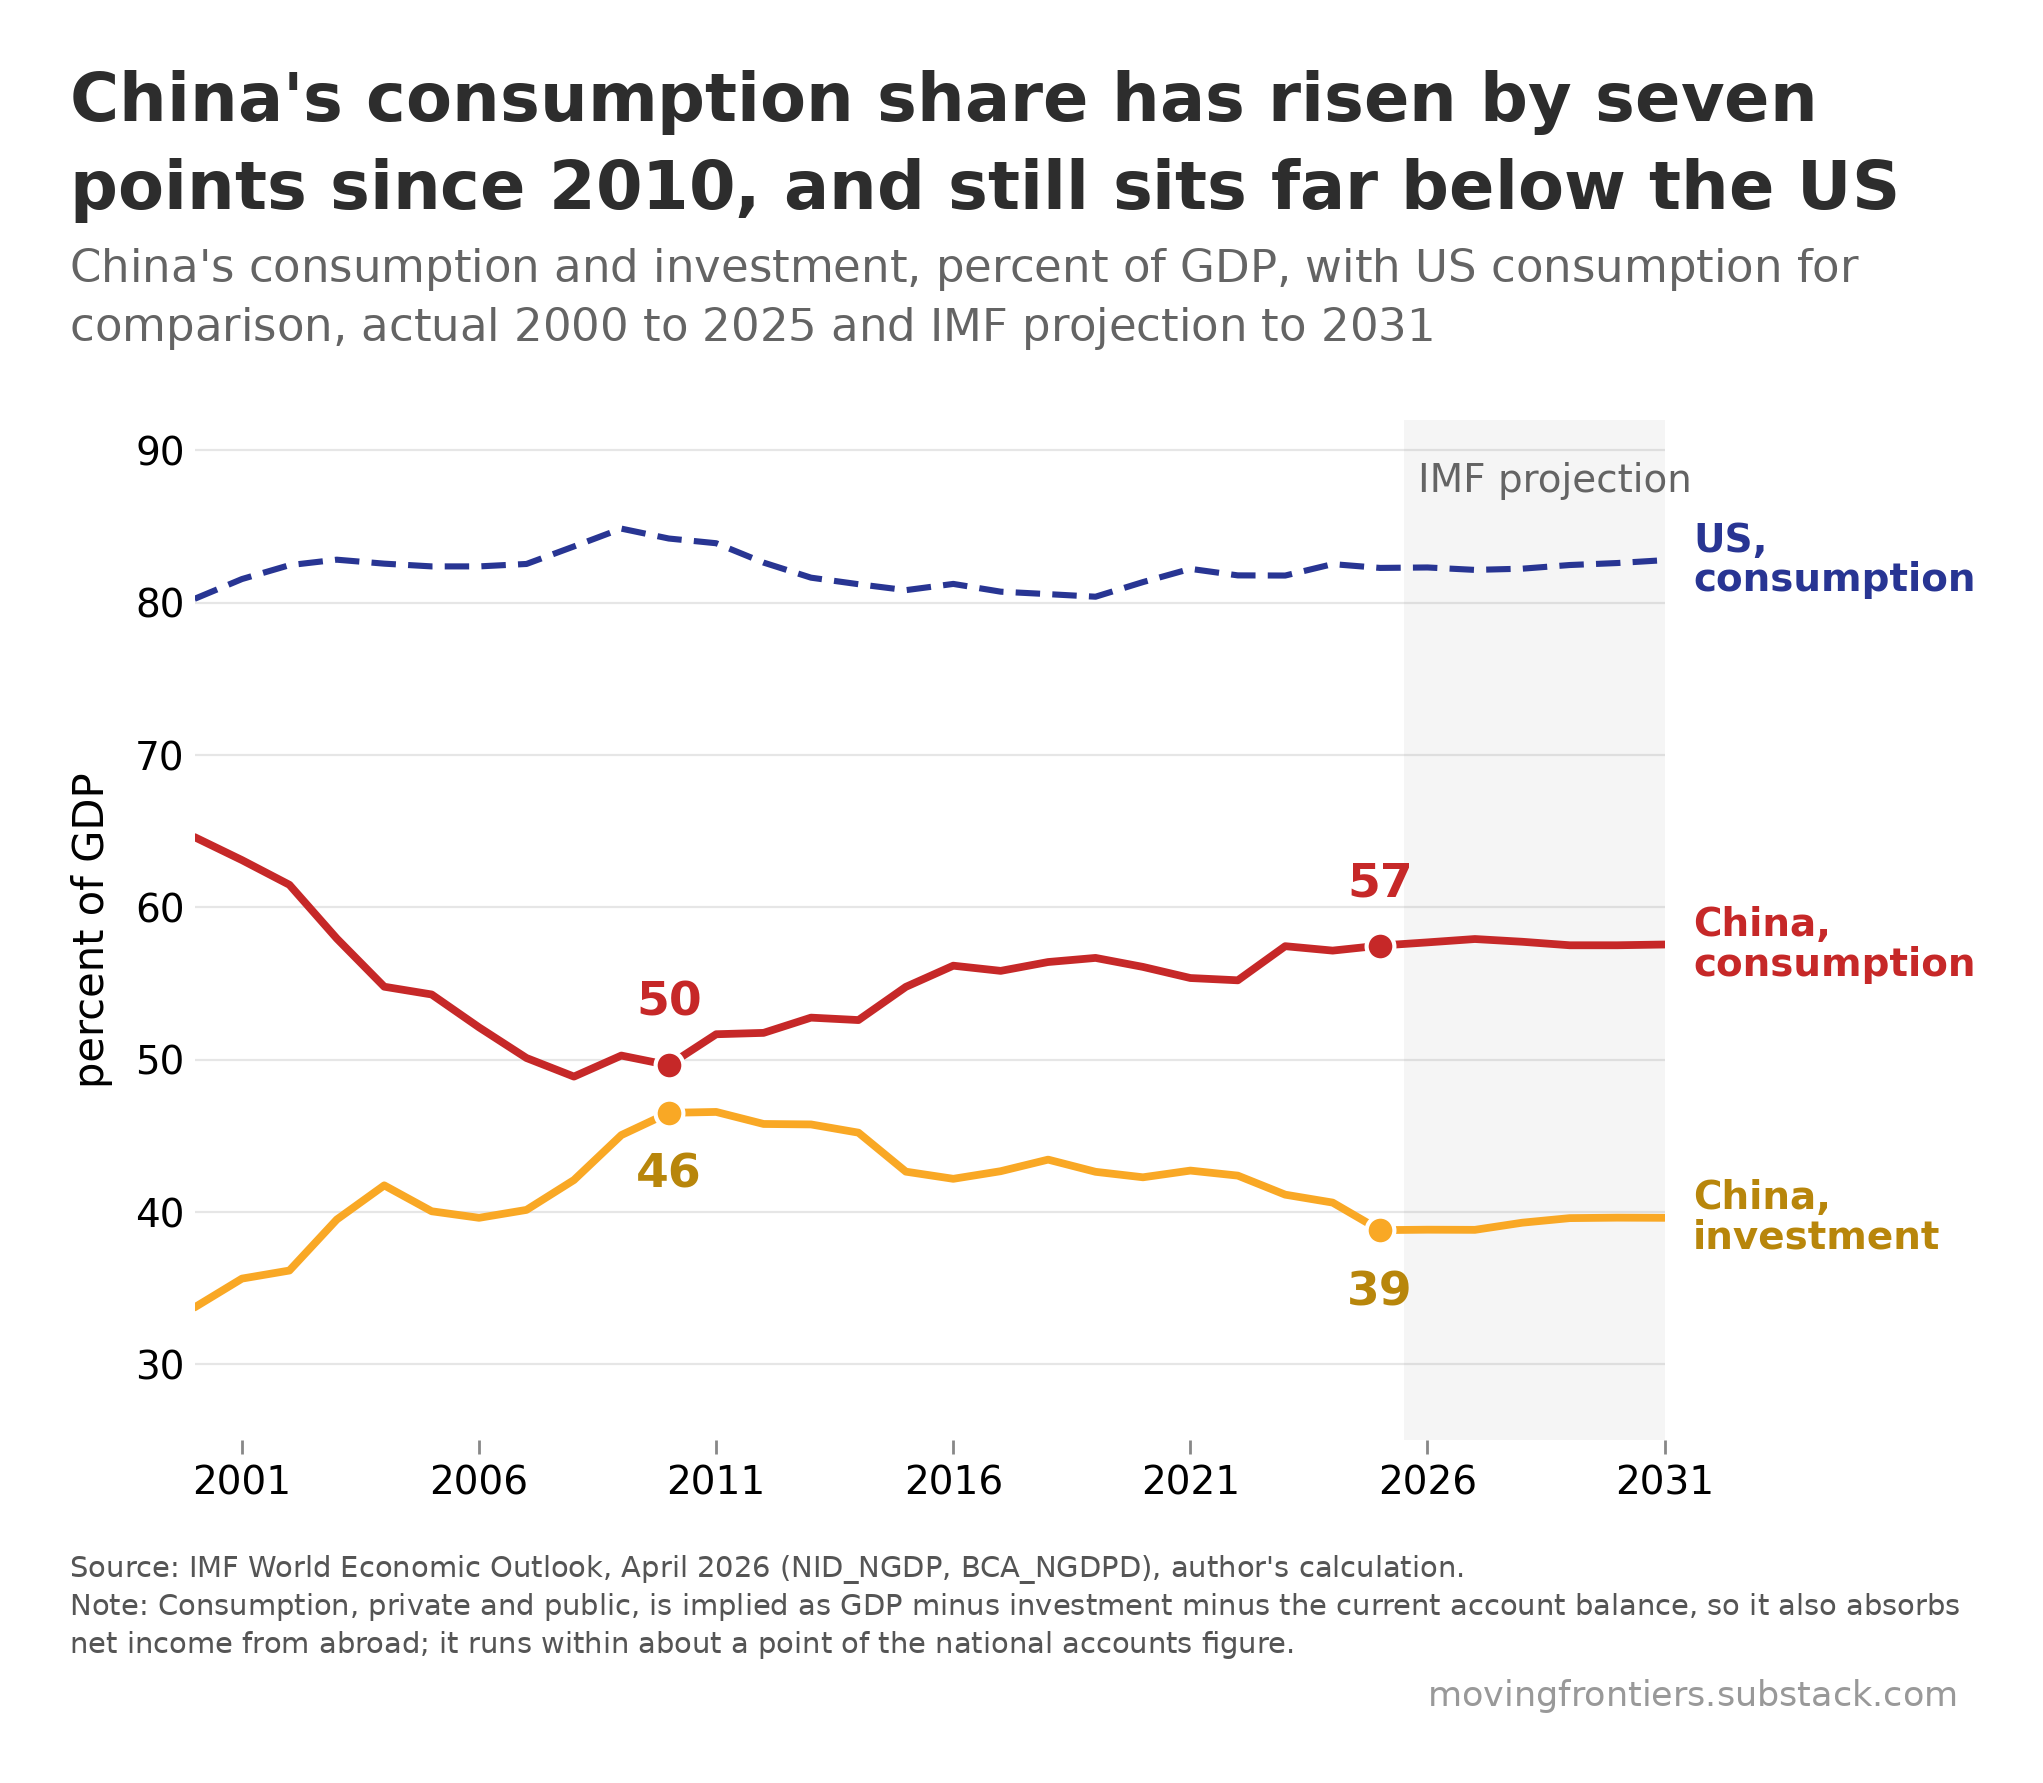

Reproduce this figure in Python.
"""chart-12-china-consumption-investment.py

Self-contained: the Moving Frontiers house style, the data and the chart in one file.
Run with matplotlib, numpy, pandas and Pillow available:

    python chart-12-china-consumption-investment.py

It writes chart-12-china-consumption-investment.png and chart-12-china-consumption-investment.csv into the working directory.
"""

import io
import matplotlib
matplotlib.use("Agg")
import matplotlib.pyplot as plt
import matplotlib.lines
import matplotlib.patches
import numpy as np
import pandas as pd

import io
import matplotlib
matplotlib.use("Agg")
import matplotlib.pyplot as plt
import numpy as np
import pandas as pd

# ======================================================================
# HOUSE STYLE  (moving_frontiers_style.py, inlined)
# ======================================================================

import os
import numpy as np
import matplotlib
from PIL import Image, ImageDraw, ImageFont

DPI = 200

# ---- colours: the main elements, by how many series the chart has ----
RED, GOLD, GREEN, BLUE = "#C62828", "#F9A825", "#00897B", "#283593"
PALETTE = {1: [BLUE],
           2: [RED, BLUE],
           3: [RED, BLUE, GOLD],
           4: [RED, GOLD, GREEN, BLUE]}
GREY = "#888888"          # axes, rules, de-emphasised marks


def palette(n):
    assert n in PALETTE, "the house palette covers one to four series"
    return PALETTE[n]


# ---- spacing, in pixels at 200 dpi, every gap ink to ink ----
GAP_TITLE_SUB = 25        # subtitle below the title
GAP_SUB_PLOT  = 70        # plot below the subtitle
GAP_PLOT_CAP  = 60        # caption below the plot
GAP_CAP_MARK  = 20        # watermark below the last caption line
MARK_RIGHT    = 15        # watermark right edge, inside the content right edge
BORDER        = 70        # empty space around the whole canvas

# Canvas width is allowed to differ from chart to chart: each canvas is just the plot
# plus the border. Pass content_w=<px> to compose() to pad a narrow plot out to a
# common width instead, which is optional.
CONTENT_W     = None

# Type is fixed, not scaled to the chart. Sizing the title from the plot width made
# it depend on how much white space matplotlib happened to leave, so a narrow chart
# got a smaller title than a wide one in the same pack.
# TYPE SCALES WITH THE CANVAS, so that a chart shown at a fixed display width, a
# phone column say, always shows the same apparent type whatever its own pixel width.
# The point sizes below are the sizes at REF_W; a canvas half again as wide gets type
# half again as large, and the two look identical once both are scaled to the column.
# Sizing type from the plot width, as an earlier version did, is not the same thing and
# was a bug: it made the title depend on how much white space matplotlib happened to
# leave around the axes rather than on how large the image is.
REF_W      = 1980         # reference canvas width the point sizes below refer to
TITLE_PT   = 19.44        # title, 54px at REF_W
SUB_FRAC   = 0.68         # subtitle as a share of the title
CAP_PT     = 8.5          # caption, 24px at REF_W
MARK_MULT  = 1.2          # watermark as a share of the caption
LEADING    = 1.32

# Type inside the plot. Set once here and applied by rc(), so every chart in a pack
# carries the same tick labels, axis titles and annotations. A build script that
# passes its own fontsize= breaks that, so use these constants instead.
AXIS_PT    = 13           # axis titles
TICK_PT    = 12           # tick labels, both axes
LEGEND_PT  = 12           # legend entries
LABEL_PT   = 11.5         # in-plot labels and data values
EMPH_PT    = 15           # emphasised data values, bold

INK        = "#2D2D2D"    # title
SUB_INK    = "#646464"    # subtitle
CAP_INK    = "#555555"    # caption
MARK_INK   = "#999999"    # watermark
MARK_TEXT  = "movingfrontiers.substack.com"
CREDIT     = ""


def rc():
    """Matplotlib defaults for the plot itself."""
    matplotlib.pyplot.rcParams.update({
        "font.family": "DejaVu Sans", "font.size": AXIS_PT,
        "axes.labelsize": AXIS_PT, "xtick.labelsize": TICK_PT,
        "ytick.labelsize": TICK_PT, "legend.fontsize": LEGEND_PT,
        "axes.edgecolor": GREY, "axes.linewidth": 1.0,
        "figure.facecolor": "white", "axes.facecolor": "white"})


def style_ax(ax):
    ax.spines["top"].set_visible(False)
    ax.spines["right"].set_visible(False)


def _font(px, bold=False):
    name = "DejaVuSans-Bold.ttf" if bold else "DejaVuSans.ttf"
    for p in (os.path.join(matplotlib.get_data_path(), "fonts", "ttf", name),
              "/usr/share/fonts/truetype/dejavu/" + name):
        if os.path.exists(p):
            return ImageFont.truetype(p, px)
    raise FileNotFoundError(name)


def _ink(font, s):
    """Ink top and bottom of a string relative to its baseline."""
    b = font.getbbox(s, anchor="ls")
    return b[1], b[3]


def _ink_left(font, s):
    """How far the first glyph's ink sits from the pen position. Usually zero, but a
    few capitals carry a negative left side bearing, so a line starting with one puts
    ink a pixel outside the border that verify() insists on. Drawing at x minus this
    lines the ink up with the border instead of the pen."""
    return font.getbbox(s, anchor="ls")[0]


def _wrap(font, paragraphs, width):
    """Greedy wrap. Also returns, for each line, which paragraph it came from, so a
    line that ends because its paragraph ended can be told apart from one that ends
    because the next word would not fit."""
    lines, owner = [], []
    for p, text in enumerate(paragraphs):
        cur = ""
        for w in text.split():
            t = (cur + " " + w).strip()
            if not cur or font.getlength(t) <= width:
                cur = t
            else:
                lines.append(cur); owner.append(p); cur = w
        if cur:
            lines.append(cur); owner.append(p)
    return lines, owner


def _crop(img):
    g = np.array(img.convert("L"))
    r = np.where((g < 250).any(1))[0]
    c = np.where((g < 250).any(0))[0]
    return img.crop((c.min(), r.min(), c.max() + 1, r.max() + 1))


def compose(plot_png, out_png, title, subtitle, source, note=None, credit=CREDIT,
            content_w=CONTENT_W):
    """Title band above the plot, caption and watermark below, BORDER px all around."""
    plot = _crop(Image.open(plot_png).convert("RGB"))
    PW, H = plot.size
    W = max(PW, content_w or 0)          # the target is a floor, never a ceiling

    k = (W + 2 * BORDER) / REF_W         # type scales with the canvas, not the plot
    title_px = round(TITLE_PT * DPI / 72 * k)
    cap_px   = round(CAP_PT * DPI / 72 * k)
    f_title = _font(title_px, bold=True)
    f_sub   = _font(int(title_px * SUB_FRAC))
    f_cap   = _font(cap_px)
    f_mark  = _font(round(cap_px * MARK_MULT))

    tl, _ = _wrap(f_title, [title], W)
    sl, _ = _wrap(f_sub, [subtitle], W)
    paras = ["Source: " + source + (" " + credit if credit else "")]
    if note:
        paras.append("Note: " + note)
    cl, owner = _wrap(f_cap, paras, W)
    for i in range(len(cl) - 1):                       # lines must be maximally full
        if owner[i + 1] == owner[i]:
            nxt = cl[i + 1].split()[0]
            assert f_cap.getlength(cl[i] + " " + nxt) > W, \
                f"caption line {i} is not filled to the full width"

    tlh = int(f_title.size * LEADING)
    slh = int(f_sub.size * LEADING)
    clh = int(f_cap.size * LEADING)

    # walk down the page, each gap measured from the ink above it
    y, place = 0, []
    for i, s in enumerate(tl):
        base = y - _ink(f_title, s)[0] if i == 0 else place[-1][0] + tlh
        place.append((base, s, f_title, INK, "left"))
    y = place[-1][0] + _ink(f_title, tl[-1])[1]
    for i, s in enumerate(sl):
        base = (y + GAP_TITLE_SUB - _ink(f_sub, s)[0]) if i == 0 else place[-1][0] + slh
        place.append((base, s, f_sub, SUB_INK, "left"))
    y = place[-1][0] + _ink(f_sub, sl[-1])[1]

    plot_y = y + GAP_SUB_PLOT
    y = plot_y + H

    for i, s in enumerate(cl):
        base = (y + GAP_PLOT_CAP - _ink(f_cap, s)[0]) if i == 0 else place[-1][0] + clh
        place.append((base, s, f_cap, CAP_INK, "left"))
    y = place[-1][0] + _ink(f_cap, cl[-1])[1]
    place.append((y + GAP_CAP_MARK - _ink(f_mark, MARK_TEXT)[0],
                  MARK_TEXT, f_mark, MARK_INK, "right"))
    y = place[-1][0] + _ink(f_mark, MARK_TEXT)[1]

    canvas = Image.new("RGB", (W + 2 * BORDER, y + 2 * BORDER), "white")
    canvas.paste(plot, (BORDER, plot_y + BORDER))     # left, with the title and caption
    d = ImageDraw.Draw(canvas)
    for base, s, f, col, align in place:
        if align == "right":
            x = BORDER + W - MARK_RIGHT - f.getlength(s)
        else:
            x = BORDER - _ink_left(f, s)
        d.text((x, base + BORDER), s, font=f, fill=col, anchor="ls")
    canvas.save(out_png)
    verify(out_png)
    return out_png


def verify(png):
    """Blank pixel rows between each block, and the border, must match the constants."""
    a = np.array(Image.open(png).convert("L"))
    Hh, Ww = a.shape
    ink = a < 250
    rows = np.where(ink.any(1))[0]
    cols = np.where(ink.any(0))[0]
    bands, start, prev = [], rows[0], rows[0]
    for r in rows[1:]:
        if r - prev > 3:
            bands.append((start, prev)); start = r
        prev = r
    bands.append((start, prev))
    gaps = [bands[i + 1][0] - bands[i][1] - 1 for i in range(len(bands) - 1)]
    assert GAP_SUB_PLOT in gaps, f"no {GAP_SUB_PLOT}px gap below the subtitle"
    assert GAP_PLOT_CAP in gaps, f"no {GAP_PLOT_CAP}px gap above the caption"
    assert gaps[-1] == GAP_CAP_MARK, \
        f"gap above the watermark is {gaps[-1]}px, expected {GAP_CAP_MARK}"
    assert (rows[0], Hh - 1 - rows[-1], cols[0]) == (BORDER, BORDER, BORDER), \
        f"top, bottom and left borders are {(rows[0], Hh - 1 - rows[-1], cols[0])}, " \
        f"expected {BORDER}"
    assert Ww - 1 - cols[-1] >= BORDER, \
        f"right border is {Ww - 1 - cols[-1]}, expected at least {BORDER}"
    wm_cols = np.where(ink[bands[-1][0]:bands[-1][1] + 1, :].any(0))[0]
    assert Ww - 1 - wm_cols.max() >= BORDER + MARK_RIGHT - 3, "watermark right margin is wrong"
    return gaps


# ======================================================================
# POST-PACK TYPE AND AXES
# ======================================================================
GRID = "#E6E6E6"
AXIS_PT, TICK_PT, LEGEND_PT, LABEL_PT, EMPH_PT = 15, 14, 14, 14, 17
TITLE_PT, CAP_PT = TITLE_PT * 1980 / 1640, CAP_PT * 1980 / 1640

def post_axes(figsize=(9.8, 5.9), left=0.11, right=0.86, top=0.965, bottom=0.10):
    rc()
    fig, ax = plt.subplots(figsize=figsize, dpi=DPI)
    fig.subplots_adjust(left=left, right=right, top=top, bottom=bottom)
    ax.set_axisbelow(True)
    for sp in ("top", "right", "left", "bottom"):
        ax.spines[sp].set_visible(False)
    ax.tick_params(axis="y", length=0)
    ax.tick_params(axis="x", length=5, width=1.0, color=GREY, direction="out")
    return fig, ax

def end_labels(ax, items, x, gap):
    """items: list of (y, text, colour). Stack labels at x without overlap."""
    order = sorted(items, key=lambda e: e[0], reverse=True)
    ys = [e[0] for e in order]
    for i in range(1, len(ys)):
        ys[i] = min(ys[i], ys[i - 1] - gap)
    for y, (_, txt, col) in zip(ys, order):
        ax.text(x, y, txt, color=col, fontsize=LABEL_PT, fontweight="bold", ha="left", va="center",
                clip_on=False, linespacing=1.05)

# DATA: IMF World Economic Outlook, April 2026 (WEO 9.0.0): total investment (NID_NGDP) and current
# account balance (BCA_NGDPD), percent of GDP, China and United States; actual to 2025, projection from
# 2026. Consumption is implied as 100 minus investment minus the current account balance.
SRAW = """\
,china_saving,china_investment,china_ca,us_saving,us_investment,us_ca
2000,35.400,33.730,1.670,20.740,23.680,-3.920
2001,36.910,35.620,1.290,19.580,22.180,-3.720
2002,38.530,36.150,2.380,18.300,21.720,-4.170
2003,42.060,39.500,2.560,17.350,21.750,-4.560
2004,45.230,41.740,3.480,17.660,22.650,-5.200
2005,45.730,40.040,5.690,18.050,23.380,-5.750
2006,47.900,39.610,8.280,19.130,23.540,-5.910
2007,49.910,40.130,9.770,17.350,22.560,-5.090
2008,51.120,42.090,9.030,14.980,21.040,-4.720
2009,49.740,45.040,4.700,13.800,17.770,-2.620
2010,50.380,46.500,3.870,15.290,18.670,-2.870
2011,48.340,46.560,1.780,16.240,19.030,-2.920
2012,48.250,45.770,2.480,18.290,19.950,-2.570
2013,47.250,45.740,1.510,18.480,20.380,-2.010
2014,47.400,45.200,2.210,19.570,20.900,-2.100
2015,45.230,42.640,2.590,19.610,21.420,-2.230
2016,43.840,42.170,1.670,18.470,20.890,-2.110
2017,44.180,42.670,1.510,18.880,21.160,-1.870
2018,43.600,43.430,0.170,19.130,21.570,-2.120
2019,43.340,42.630,0.700,19.330,21.670,-2.050
2020,43.920,42.270,1.650,18.230,21.440,-2.780
2021,44.650,42.710,1.940,17.580,21.410,-3.620
2022,44.790,42.380,2.420,18.190,22.030,-3.810
2023,42.560,41.130,1.430,17.030,21.570,-3.340
2024,42.840,40.610,2.240,16.490,21.530,-4.050
2025,42.520,38.800,3.720,16.800,21.360,-3.630
2026,42.310,38.830,3.480,17.700,21.400,-3.700
2027,42.090,38.820,3.270,17.860,21.490,-3.630
2028,42.270,39.290,2.980,17.790,21.350,-3.570
2029,42.510,39.590,2.910,17.550,21.160,-3.620
2030,42.500,39.620,2.880,17.410,20.960,-3.550
2031,42.460,39.610,2.840,17.230,20.780,-3.560
"""

STEM = "chart-12-china-consumption-investment"
TITLE = "China's consumption share has risen by seven points since 2010, and still sits far below the US"
SUBTITLE = ("China's consumption and investment, percent of GDP, with US consumption for comparison, actual "
            "2000 to 2025 and IMF projection to 2031")
SOURCE = "IMF World Economic Outlook, April 2026 (NID_NGDP, BCA_NGDPD), author's calculation."
NOTE = ("Consumption, private and public, is implied as GDP minus investment minus the current account "
        "balance, so it also absorbs net income from abroad; it runs within about a point of the "
        "national accounts figure.")
d = pd.read_csv(io.StringIO(SRAW), index_col=0)
d["china_consumption"] = 100 - d.china_investment - d.china_ca
d["us_consumption"] = 100 - d.us_investment - d.us_ca
d[["china_consumption", "china_investment", "us_consumption"]].round(2).to_csv(STEM + ".csv")
Y = d.index.values

fig, ax = post_axes()
ax.plot(Y, d.us_consumption, color=BLUE, lw=2.2, ls=(0, (4, 2)), zorder=3)
ax.plot(Y, d.china_consumption, color=RED, lw=2.8, solid_capstyle="round", zorder=4)
ax.plot(Y, d.china_investment, color=GOLD, lw=2.8, solid_capstyle="round", zorder=4)
ax.axvspan(2025.5, 2031, color=GREY, alpha=0.08, lw=0, zorder=1)
ax.text(2025.8, 88, "IMF projection", fontsize=LABEL_PT, color=SUB_INK, ha="left", va="center")
for yr, col, ser in [(2010, RED, "china_consumption"), (2025, RED, "china_consumption"),
                     (2010, "#B8860B", "china_investment"), (2025, "#B8860B", "china_investment")]:
    v = d.loc[yr, ser]
    ax.plot(yr, v, marker="o", ms=10, mfc=col if col != "#B8860B" else GOLD, mec="white", mew=1.5, ls="none", zorder=6)
    ax.text(yr, v + (2.6 if ser == "china_consumption" else -2.6), f"{v:.0f}", fontsize=EMPH_PT, color=col,
            fontweight="bold", ha="center", va="bottom" if ser == "china_consumption" else "top", zorder=6)
end_labels(ax, [(d.us_consumption.iloc[-1], "US,\nconsumption", BLUE), (d.china_consumption.iloc[-1], "China,\nconsumption", RED),
                (d.china_investment.iloc[-1], "China,\ninvestment", "#B8860B")], 2031.6, 8)
ax.set_xlim(2000, 2031)
ax.set_xticks([2001, 2006, 2011, 2016, 2021, 2026, 2031])
ax.set_ylim(25, 92)
ax.set_yticks([30, 40, 50, 60, 70, 80, 90])
ax.set_ylabel("percent of GDP", labelpad=8)
ax.yaxis.grid(True, color=GRID, lw=0.8)
fig.savefig("_plot_p12.png", dpi=DPI, facecolor="white", bbox_inches="tight")
compose("_plot_p12.png", STEM + ".png", TITLE, SUBTITLE, SOURCE, NOTE)
print("wrote", STEM + ".png")
